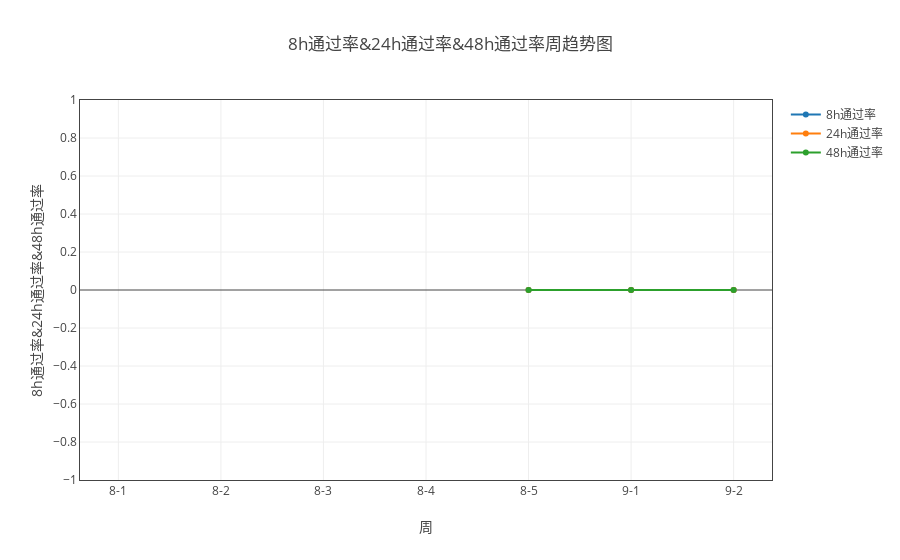
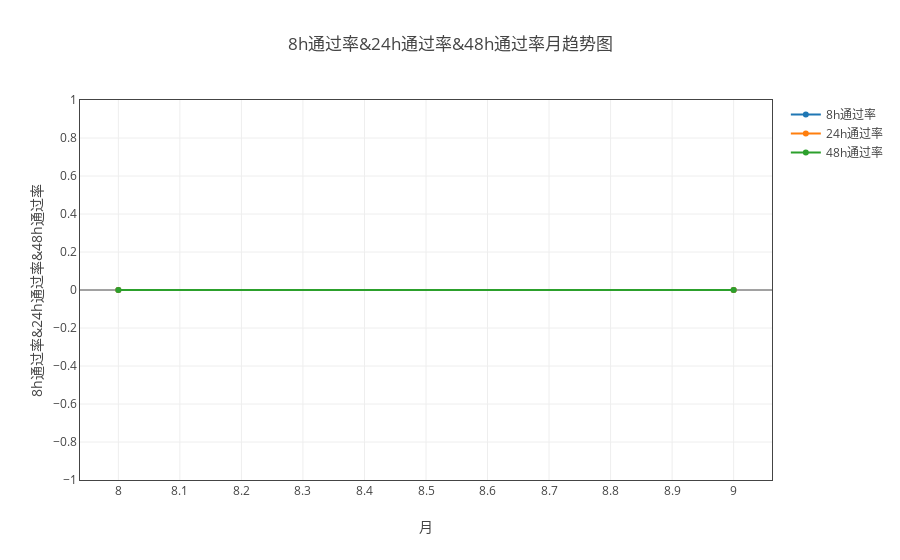

Write notebook code for charts like these, in order.
### Markdown cell above
### 通过率情况

### Code cell
#data_dict = {'8h通过率':['8h通过芯片数', '芯片总数'], '24h通过率':['24h通过芯片数', '芯片总数'], 
             #'48h通过率':['48h通过芯片数', '芯片总数'], '24h通过率标线':['24h通过率标线'], '48h通过率标线':['48h通过率标线']}
data_dict = {'8h通过率':['8h通过芯片数', '芯片总数'], '24h通过率':['24h通过芯片数', '芯片总数'], '48h通过率':['48h通过芯片数', '芯片总数']}
myModule.plot( all_dict, data_dict, '人员' ,  'line' ,  all='all')

### Figure 1 — Plotly figure (JSON) as saved in the notebook; plotly's stock layout.template omitted (floating-point values rounded to 4 significant figures)
{"data": [{"name": "8h通过率", "type": "scatter", "uid": "7a603cf6-c147-11e8-9c18-d89ef3991fb3", "x": ["8-1", "8-2", "8-3", "8-4", "8-5", "9-1", "9-2"], "y": [null, null, null, null, 0, 0, 0]}, {"name": "24h通过率", "type": "scatter", "uid": "7a603cf7-c147-11e8-829e-d89ef3991fb3", "x": ["8-1", "8-2", "8-3", "8-4", "8-5", "9-1", "9-2"], "y": [null, null, null, null, 0, 0, 0]}, {"name": "48h通过率", "type": "scatter", "uid": "7a603cf8-c147-11e8-bdbd-d89ef3991fb3", "x": ["8-1", "8-2", "8-3", "8-4", "8-5", "9-1", "9-2"], "y": [null, null, null, null, 0, 0, 0]}], "layout": {"title": "8h通过率&24h通过率&48h通过率周趋势图", "xaxis": {"mirror": "all", "nticks": 20, "showgrid": true, "showline": true, "title": "周", "zeroline": true}, "yaxis": {"mirror": "all", "nticks": 20, "showgrid": true, "showline": true, "title": "8h通过率&24h通过率&48h通过率", "zeroline": true}}}

### Figure 2 — Plotly figure (JSON) as saved in the notebook; plotly's stock layout.template omitted (floating-point values rounded to 4 significant figures)
{"data": [{"name": "8h通过率", "type": "scatter", "uid": "7a6abd74-c147-11e8-9ca1-d89ef3991fb3", "x": ["8", "9"], "y": [0, 0]}, {"name": "24h通过率", "type": "scatter", "uid": "7a6abd75-c147-11e8-9f5a-d89ef3991fb3", "x": ["8", "9"], "y": [0, 0]}, {"name": "48h通过率", "type": "scatter", "uid": "7a6abd76-c147-11e8-bdfc-d89ef3991fb3", "x": ["8", "9"], "y": [0, 0]}], "layout": {"title": "8h通过率&24h通过率&48h通过率月趋势图", "xaxis": {"mirror": "all", "nticks": 20, "showgrid": true, "showline": true, "title": "月", "zeroline": true}, "yaxis": {"mirror": "all", "nticks": 20, "showgrid": true, "showline": true, "title": "8h通过率&24h通过率&48h通过率", "zeroline": true}}}
